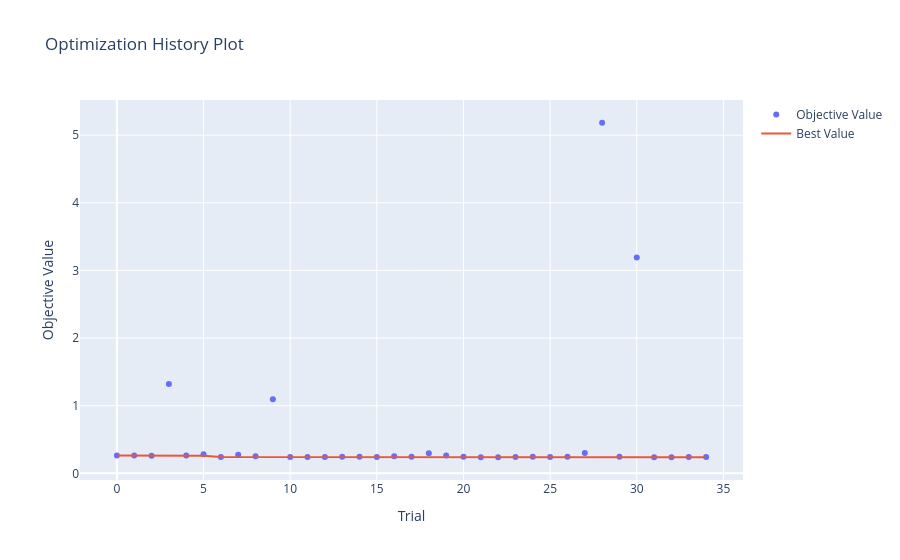

The code cell stored with this chart in its notebook:
### Code cell
import plotly
plot_optimization_history(study)

### Figure 1 — Plotly figure (JSON) as saved in the notebook; plotly's stock layout.template omitted (floating-point values rounded to 4 significant figures)
{"data": [{"mode": "markers", "name": "Objective Value", "type": "scatter", "x": [0, 1, 2, 3, 4, 5, 6, 7, 8, 9, 10, 11, 12, 13, 14, 15, 16, 17, 18, 19, 20, 21, 22, 23, 24, 25, 26, 27, 28, 29, 30, 31, 32, 33, 34], "y": [0.2625, 0.2653, 0.2603, 1.321, 0.2645, 0.2827, 0.2434, 0.274, 0.2541, 1.096, 0.2404, 0.2409, 0.2406, 0.2442, 0.2453, 0.2413, 0.2513, 0.2439, 0.2981, 0.2653, 0.2469, 0.2395, 0.2393, 0.2414, 0.2469, 0.2426, 0.2447, 0.3023, 5.183, 0.2473, 3.192, 0.239, 0.2383, 0.2412, 0.2405]}, {"mode": "lines", "name": "Best Value", "type": "scatter", "x": [0, 1, 2, 3, 4, 5, 6, 7, 8, 9, 10, 11, 12, 13, 14, 15, 16, 17, 18, 19, 20, 21, 22, 23, 24, 25, 26, 27, 28, 29, 30, 31, 32, 33, 34], "y": [0.2625, 0.2625, 0.2603, 0.2603, 0.2603, 0.2603, 0.2434, 0.2434, 0.2434, 0.2434, 0.2404, 0.2404, 0.2404, 0.2404, 0.2404, 0.2404, 0.2404, 0.2404, 0.2404, 0.2404, 0.2404, 0.2395, 0.2393, 0.2393, 0.2393, 0.2393, 0.2393, 0.2393, 0.2393, 0.2393, 0.2393, 0.239, 0.2383, 0.2383, 0.2383]}, {"marker": {"color": "#cccccc"}, "mode": "markers", "name": "Infeasible Trial", "showlegend": false, "type": "scatter", "x": [], "y": []}], "layout": {"title": {"text": "Optimization History Plot"}, "xaxis": {"title": {"text": "Trial"}}, "yaxis": {"title": {"text": "Objective Value"}}}}
